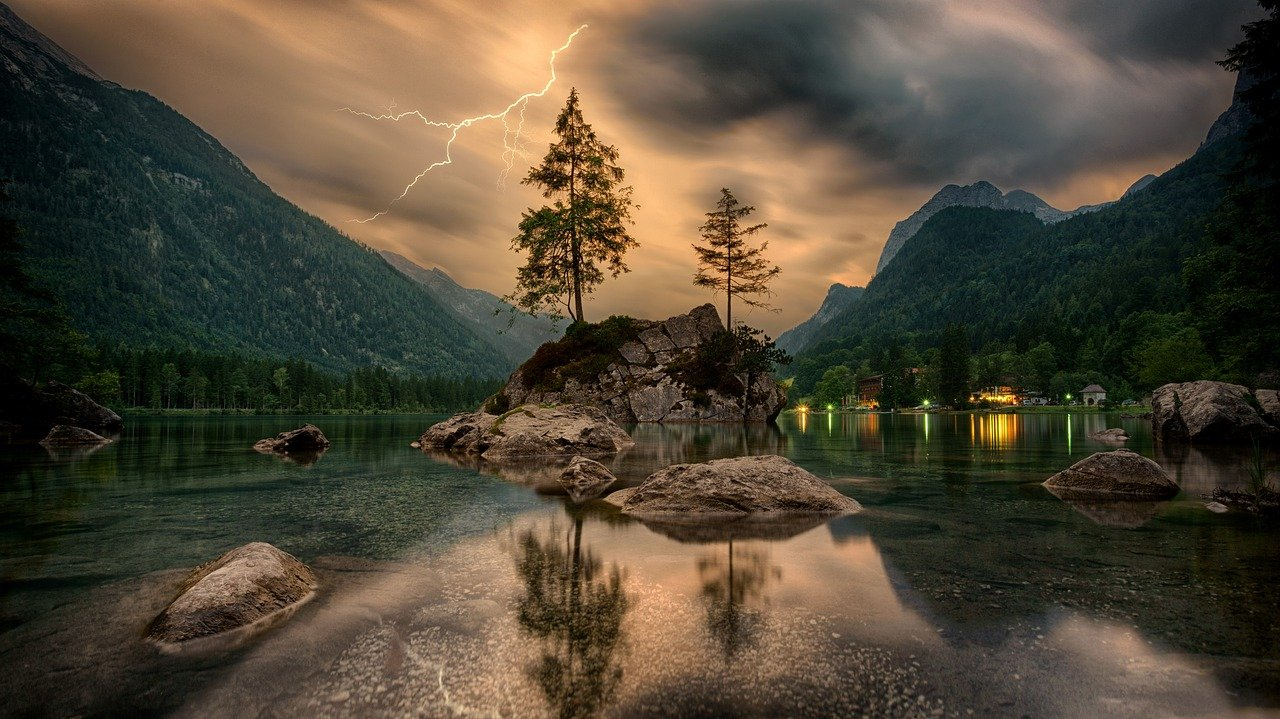
#> input picture Image-Manipulation/05-Cropping/Images/input1.jpg, 1280 x 719 px
$ python image_crop.py
#> lines starting #> are read from the running program, lines starting #| are printed output that depends on the picture
import cv2
import numpy as np
from matplotlib import pyplot as plt
image = cv2.imread('Images/input1.jpg')
#> image is the input picture: shape (719, 1280, 3); mean B, G, R 54.5, 71.1, 79.8
image.shape
(830, 1245, 3)
x, y = image.shape[:2]
#> x = 719; y = 1280
height, width = image.shape[:2]
#> height = 719; width = 1280

# Let's get the starting pixel coordiantes (top  left of cropping rectangle)
start_row, start_col = int(height * .10), int(width * .25)
#> start_row = 71; start_col = 320

# Let's get the ending pixel coordinates (bottom right)
end_row, end_col = int(height * .75), int(width * .75)
#> end_row = 539; end_col = 960

# Simply use indexing to crop out the rectangle we desire
cropped = image[start_row:end_row , start_col:end_col]
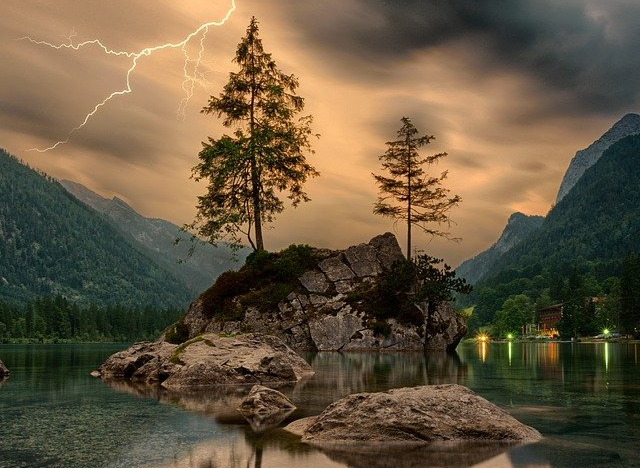
#> cropped: shape (468, 640, 3); mean B, G, R 64, 87.3, 102.1
row, col = 1, 2
fig, axs = plt.subplots(row, col, figsize=(15, 10))
fig.tight_layout()

axs[0].imshow(cv2.cvtColor(image, cv2.COLOR_BGR2RGB))
axs[0].set_title('Original Image')
cv2.imwrite('Images\original_image.png', image)

axs[1].imshow(cv2.cvtColor(cropped, cv2.COLOR_BGR2RGB))
axs[1].set_title('Cropped Image')
cv2.imwrite('Images\cropped_image.png', cropped)

plt.show()
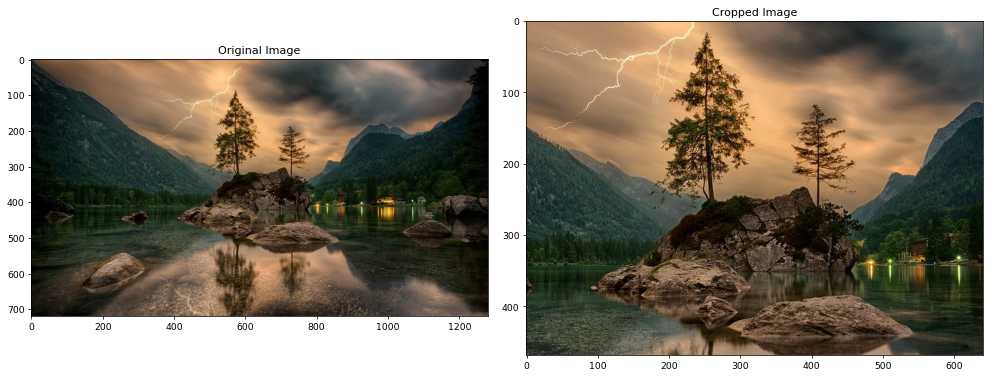
#> figure drawn by matplotlib, 2 panels

$ run again, with Image-Manipulation/05-Cropping/Images/input.jpg copied over Image-Manipulation/05-Cropping/Images/input1.jpg
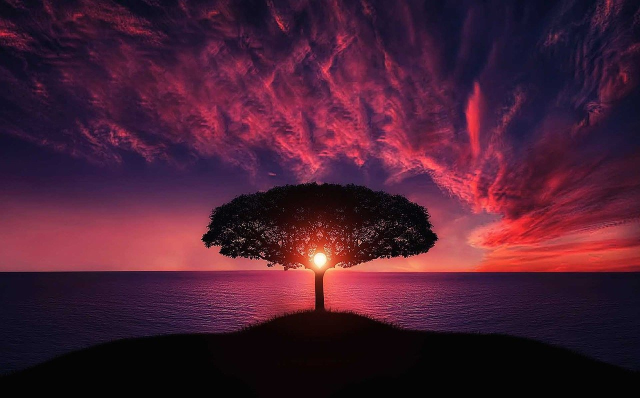
#> input picture Image-Manipulation/05-Cropping/Images/input.jpg, 1280 x 796 px (shown at 1/2 size)
#> image is the input picture: shape (796, 1280, 3); mean B, G, R 51.3, 30.5, 73.7
#> `cropped = image[start_row:end_row , start_col:end_col]`:
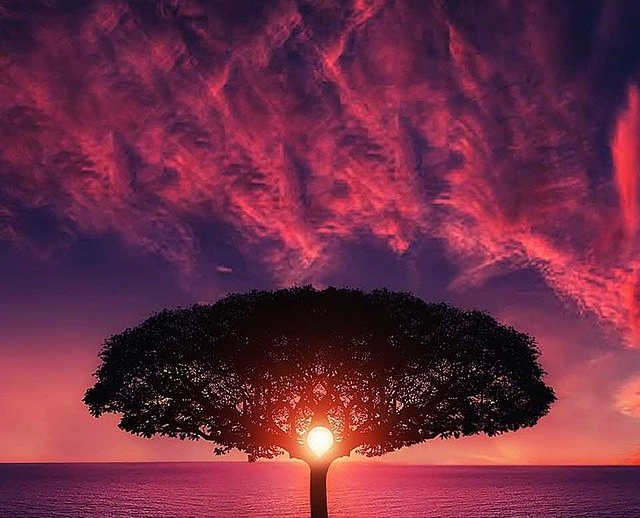
#> cropped: shape (518, 640, 3); mean B, G, R 68.4, 44.2, 111.3
#> `plt.show()`:
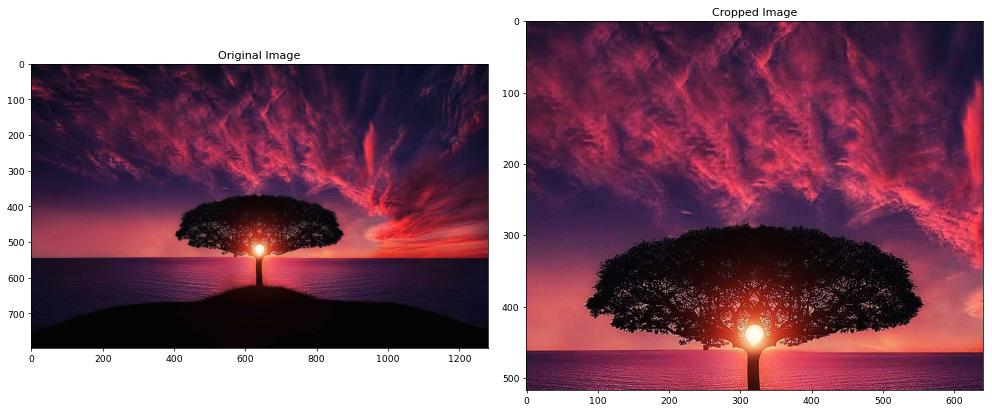
#> figure drawn by matplotlib, 2 panels
